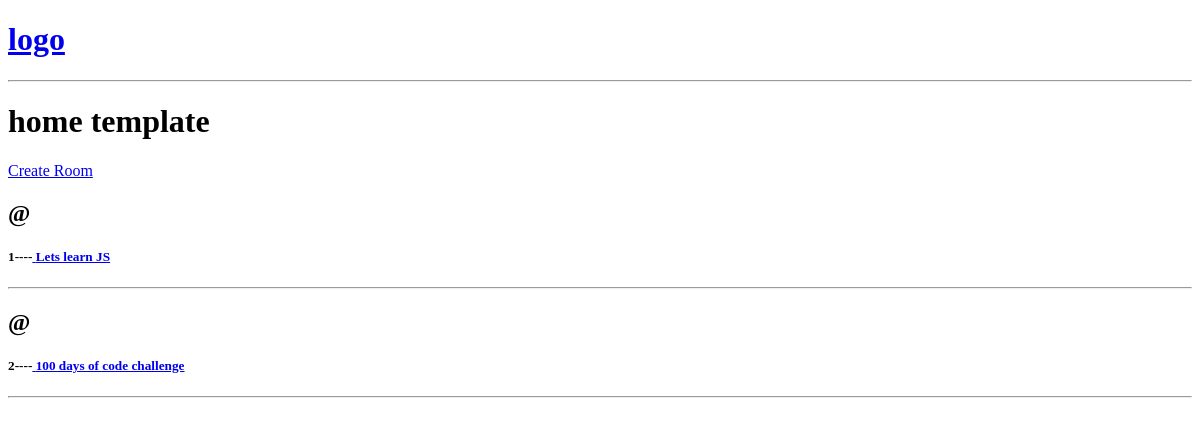
The app's page /, older data.
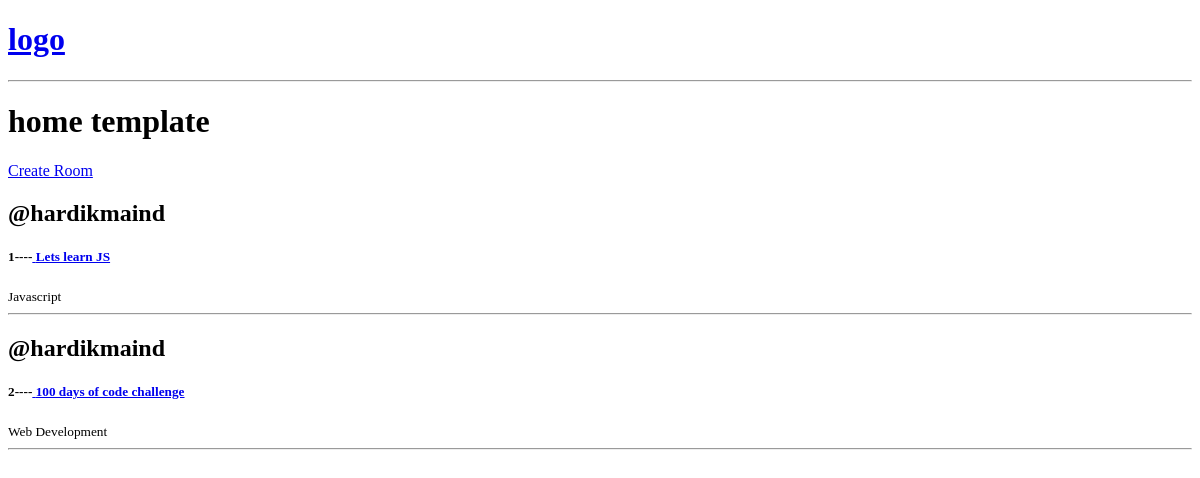
The same page, newer data.
### base/models.py (models this page shows, shortened)
class Room(models.Model):
    name=models.CharField( max_length=200)  #here null is set to false by default. this means is ..the database cannot have the instance of this model without having this value something in it
    description=models.TextField(null=True ,blank=True)      #edar bydefault null ki value false rehti isliye aoan ne specify kiya hain ki null ki value true rahe. here it means that null is allowed
    updated=models.DateTimeField(auto_now=True)   #this is gonna take the snapshot of any time,this model instace was updated,so any time we run teh save mehod to update this model or this specifi table or item...this is going to take a time stamp. here we want the date and the time field it happend. here auto_now =true means that every time the save method is called this is going to take tha sanpshot automatically
    created=models.DateTimeField(auto_now_add=True)
    topic=models.ForeignKey(Topic,null=True ,on_delete=models.SET_NULL)       #this is a one to many relationship...and in bracket there is the model we are relating to. i.e parent model topic . incase topic is deleted then the room will be set to null, idont want to delete the room..i just want to set it to null. and if this value is set to null then we have to allow in the database that this value can be null. so we have to specify null=True
    host=models.ForeignKey(User,null=True ,on_delete=models.SET_NULL)

class Topic(models.Model):
    name=models.CharField(max_length=200)

### base/views.py (the view)
# urls.py: path('', views.home,name="home"),   #when the user goes to the home page, the home function is called..which is in the views.py file
def home(request):
    rooms=Room.objects.all()    #this is how we query the database. we are getting all the objects from the Room model. we are storing it in a variable called rooms. this is a list of objects. we can iterate through this list and get the objects one by one.
    context={'rooms':rooms} #this is a context dictionary....now here the rooms will be from the database and not from the above rooms list.
    return render(request,'base/home.html',context)             #base/home.html is the path to the home.html file. we dont need to add the template folder as django knows that it is in the template folder automatically.

### base/templates/base/home.html
{% extends 'main.html' %} {% block content %}
<h1>home template</h1>
<div>
  <a href="{% url 'create-room' %}">Create Room</a>
  <div>
    {% for room in rooms %}
    <div>
      <h2>
        <span>@{{room.host.username}}</span>
       <h5> {{room.id}}----<a href="{% url 'room' room.id %}"> {{room.name}}</a>  </h5>
       <small> {{room.topic.name}} </small>
       <hr>
      </h2>
    </div>
    {% endfor %}
  </div>
</div>
{% endblock %}

### templates/main.html (shortened to what this page needs)
<!DOCTYPE html>
<html lang="en">
<head>
</head>
<body>
    {%  include 'navbar.html' %}
    {% block content %}
    {% endblock %}
</body>
</html>

### templates/navbar.html
    <a href="/">
        <h1>logo</h1>
    </a>
    <hr>

Row changes from the older to the newer data that the page shows:
changed Room "Lets learn JS": host.username (not shown) → "hardikmaind"; topic.name (not shown) → "Javascript"
changed Room id 2: host.username (not shown) → "hardikmaind"; topic.name (not shown) → "Web Development"
